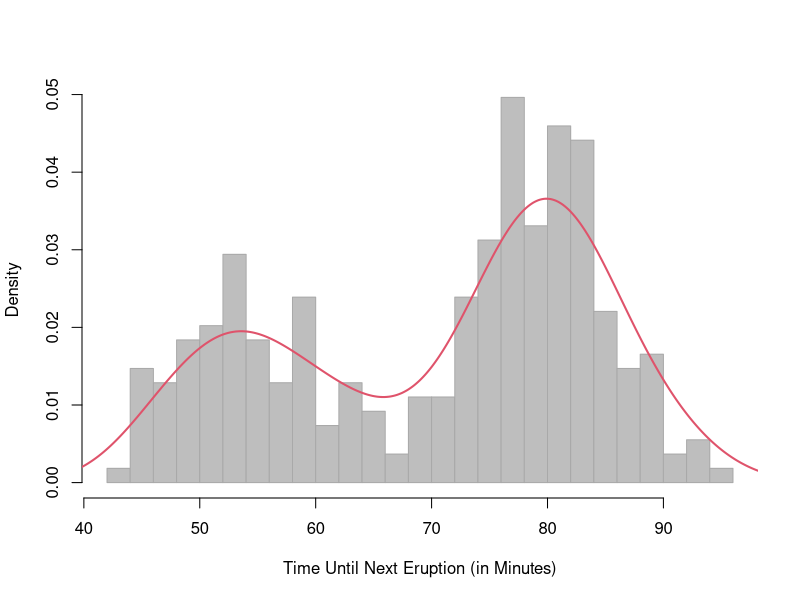
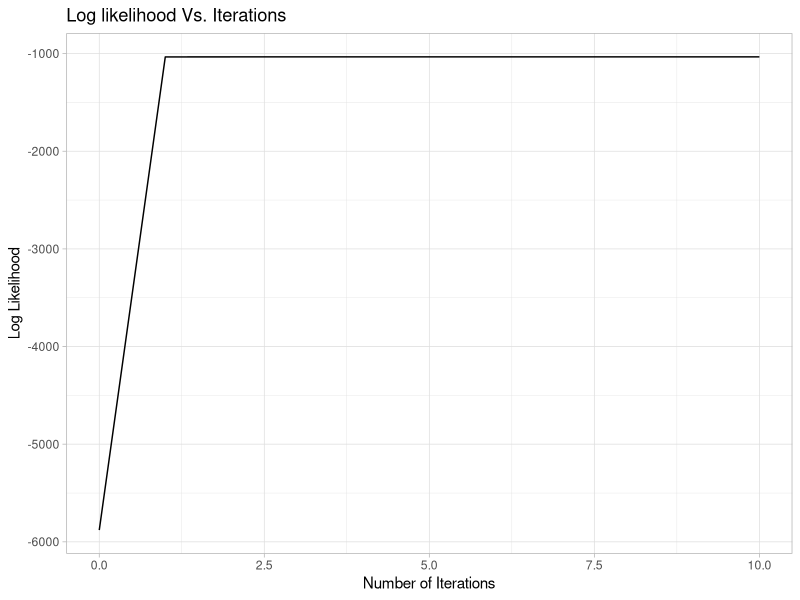
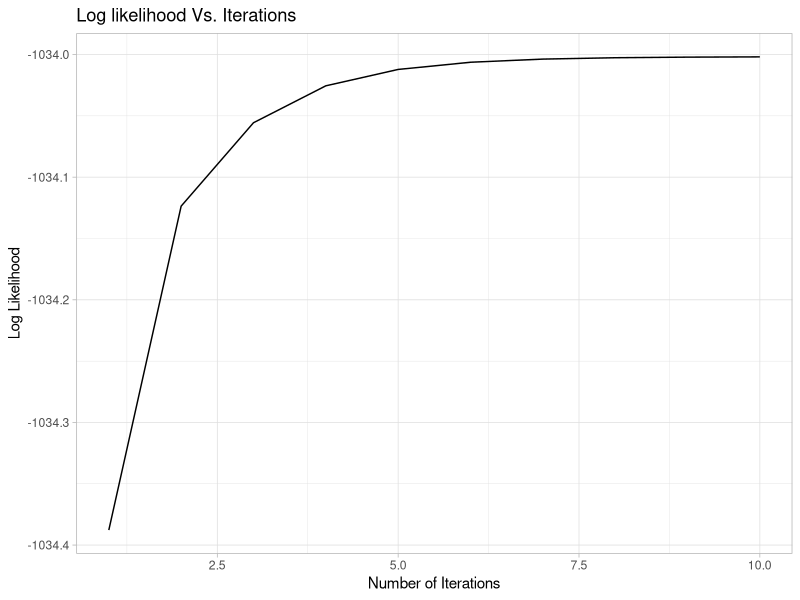
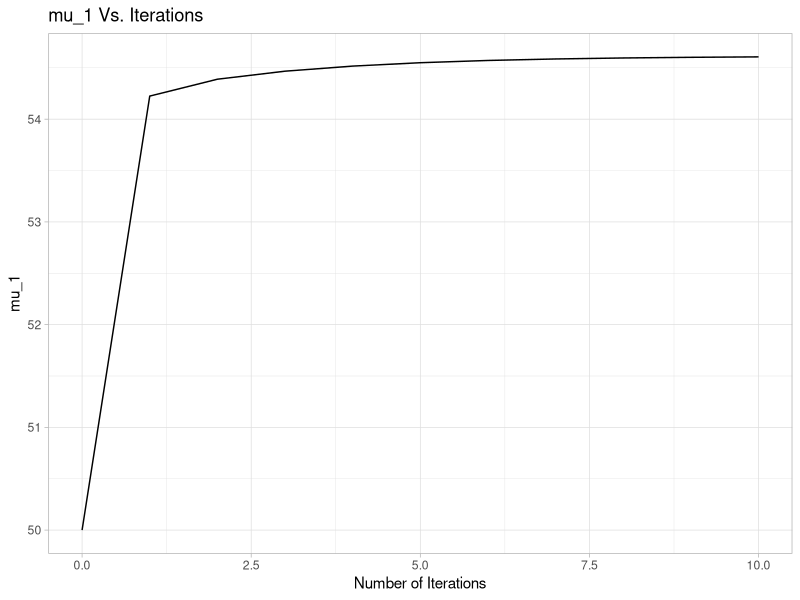
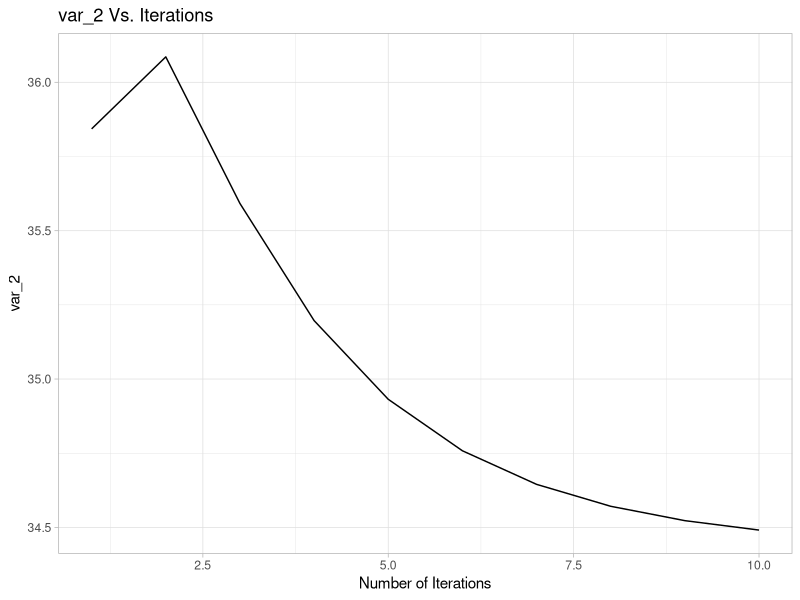
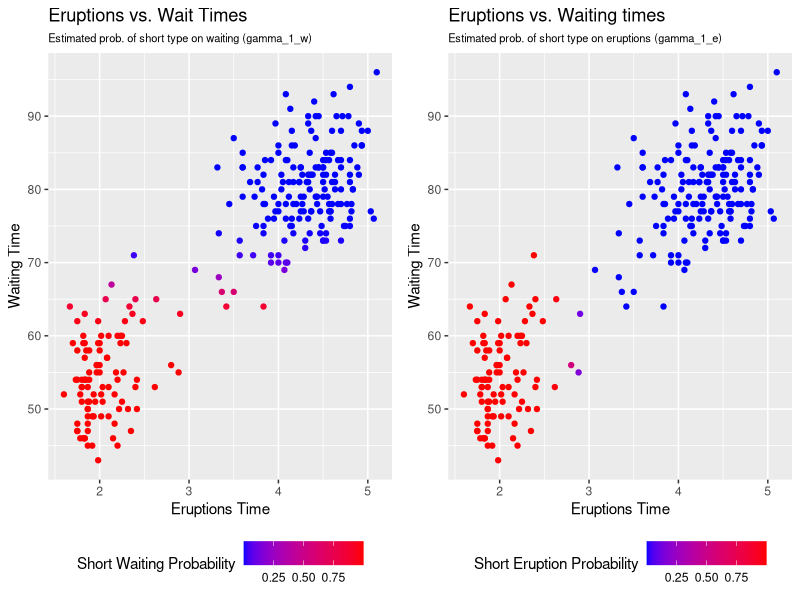
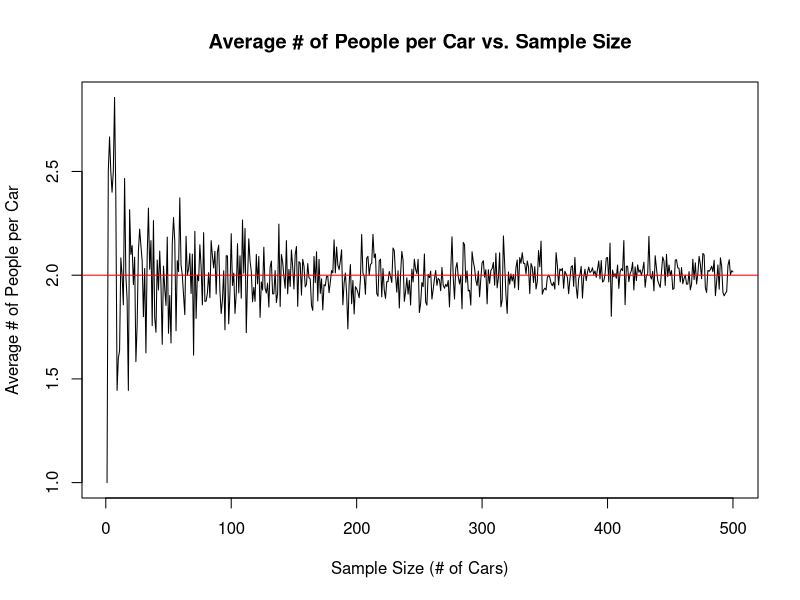
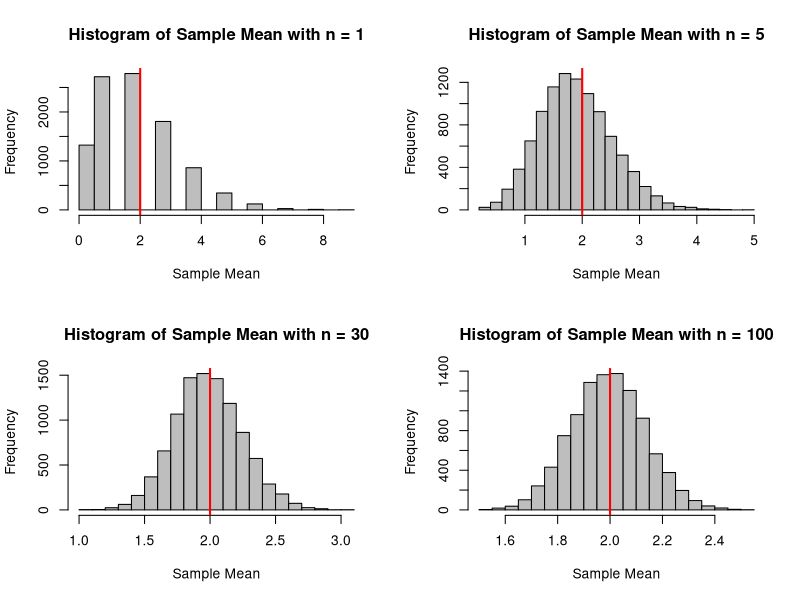

These charts were generated, in order, by the following R code:
## ---- chunk 1
knitr::opts_chunk$set(message=FALSE, tidy.opts=list(width.cutoff=60), tidy=TRUE) 

library(tidyverse)
library(ggplot2)
library(gridExtra)
## ---- chunk 2
data(faithful)


waiting  = as.matrix(faithful[, 2, drop = FALSE])
h <- hist(waiting, col = "grey", bor = "darkgrey", breaks = 24, prob = TRUE, 
          xlab = "Time Until Next Eruption (in Minutes)", main="")
lines(density(waiting), col = 2, lwd = 2)
## ---- chunk 3
#--- WRITE A FUNCTION TO GET LOG LIKELIHOOD WHICH WILL BE PLACED INSIDE THE EM FUNCTION
log_lik <- function(Y, mu_1, mu_2, var_1, var_2, pi_1, pi_2) {
  sum(log(pi_1 * dnorm(Y, mu_1, sd = sqrt(var_1)) + pi_2 * dnorm(Y, mu_2, sd = sqrt(var_2))))
}


## Define the optimization function

em_mixture <- function(starting_values, Y, tol = .0001, maxits = 100) {
  converged <- FALSE
  iter <- 0
  N <- length(Y)
  df <- tibble()

  # initialize starting values
  pi_1 <- starting_values$pi_1
  pi_2 <- starting_values$pi_2
  mu_1 <- starting_values$mu_1
  mu_2 <- starting_values$mu_2
  var_1 <- starting_values$var_1
  var_2 <- starting_values$var_2
  
  # Loop until convergence
  while ((!converged) & (iter < maxits)) {
    # Evaluate the log likelihood at the initial parameters
    ll <- log_lik(Y = Y,
                  pi_1 = pi_1,
                  pi_2 = pi_2,
                  mu_1 = mu_1,
                  mu_2 = mu_2,
                  var_1 = var_1,
                  var_2 = var_2)
    # E-Step
    gamma_1 <- pi_1 * dnorm(Y, mu_1, sd = sqrt(var_1)) /
    (pi_1 * dnorm(Y, mu_1, sd = sqrt(var_1)) + pi_2 * dnorm(Y, mu_2, sd = sqrt(var_2)))
    gamma_2 <- pi_2 * dnorm(Y, mu_2, sd = sqrt(var_2)) /
    (pi_1 * dnorm(Y, mu_1, sd = sqrt(var_1)) + pi_2 * dnorm(Y, mu_2, sd = sqrt(var_2)))

    # Store parameters
    df <- rbind(df,
                tibble(
                  iter = iter,
                  ll = ll,
                  pi_1 = pi_1,
                  pi_2 = pi_2,
                  mu_1 = mu_1,
                  mu_2 = mu_2,
                  var_1 = var_1,
                  var_2 = var_2,
                  gamma_1 = list(gamma_1),
                  gamma_2 = list(gamma_2))
                )
    # M-Step
    pi_1 <- sum(gamma_1)/N
    pi_2 <- sum(gamma_2)/N
    mu_1 <-  sum(Y * gamma_1) / sum(gamma_1)
    mu_2 <-  sum(Y * gamma_2) / sum(gamma_2)
    var_1 <- sum((Y - mu_1)^2 * gamma_1) / sum(gamma_1)
    var_2 <- sum((Y - mu_2)^2 * gamma_2) / sum(gamma_2)
    
    # Evaluate the log likelihood at the new parameter values
    ll.new <- log_lik(Y = Y,
                      pi_1 = pi_1,
                      pi_2 = pi_2,
                      mu_1 = mu_1,
                      mu_2 = mu_2,
                      var_1 = var_1,
                      var_2 = var_2)
    # Once the difference between likelihood in the last iterations, change convergence to finish the loop

    
    if(abs(ll - ll.new) < tol) {
      converged <- TRUE
      }
    # Onto the next iteration
    iter <- iter + 1
    # Give yourself a message to keep track of progress
    cat(paste0("Running iteration ", iter,
               ". Log likelihood changed by ", round(abs(ll - ll.new), 4), "\n"))
    }
  # Return the dataframe with the iterations information
  return(df)
  }


## Define starting values
starting_values <- list(pi_1 = .5, pi_2 = .5, mu_1 = 50, mu_2 = 80, var_1 = 1, var_2 = 1)


## Save the information ir the object em
em <- em_mixture(starting_values = starting_values, Y = waiting)
## ---- chunk 4
### Plot loglikelihood vs iterarions

ggplot(em, aes(x = iter, y = ll)) +
  geom_line() +
  labs(title = "Log likelihood Vs. Iterations",
       x = "Number of Iterations",
       y = "Log Likelihood") +
  theme_light()

### Plot loglikelihood vs iterarions without the first row
em_1 <- em[-1, ]
ggplot(em_1, aes(x = iter, y = ll)) +
  geom_line() +
  labs(title = "Log likelihood Vs. Iterations",
       x = "Number of Iterations",
       y = "Log Likelihood") +
  theme_light()

### Plot mu_1 vs iterarions
ggplot(em, aes(x = iter, y = mu_1)) +
  geom_line() +
  labs(title = "mu_1 Vs. Iterations",
       x = "Number of Iterations",
       y = "mu_1") +
  theme_light()

### Plot var_2 vs iterarions without the first row
ggplot(em_1, aes(x = iter, y = var_2)) +
  geom_line() +
  labs(title = "var_2 Vs. Iterations",
       x = "Number of Iterations",
       y = "var_2") +
  theme_light()

## ---- chunk 5
### Run EM algorithm for eruptions
eruptions = as.matrix(faithful[, 1, drop = FALSE])
starting_values_e <- list(pi_1 = .5, pi_2 = .5, mu_1 = 2, mu_2 = 5, var_1 = 1, var_2 = 1)
em_e <- em_mixture(starting_values = starting_values_e, Y = eruptions)

### Include gamma 1 and gamma 2 for waiting ans eruptions in the data frame
gamma_1_w <- unlist(em[11,9])
gamma_1_e <- unlist(em_e[16,9])
gamma_2_w <- unlist(em[11,10])
gamma_2_e <- unlist(em_e[16,10])
faithful2 <- cbind(faithful, gamma_1_w, gamma_2_w, gamma_1_e, gamma_2_e)

### Correlation
cor(gamma_1_w, gamma_1_e)

cor(gamma_2_w, gamma_2_e)
## ---- chunk 6
### Plot Eruptions vs Waiting with color the points by their estimated probability of membership in the first cluster (short type) on waiting time
plot_w <- ggplot(faithful2,
                 aes(x = eruptions,
                     y = waiting,
                     color = gamma_1_w)) +
  geom_point() +
  labs(title = "Eruptions vs. Wait Times",
       subtitle ="Estimated prob. of short type on waiting (gamma_1_w)",
       x = "Eruptions Time",
       y = "Waiting Time",
       color = "Short Waiting Probability") +
  scale_color_gradient(low = "blue", high = "red")+
  theme(legend.position = "bottom",
        plot.subtitle = element_text(size = 8))

plot_e <- ggplot(faithful2,
                 aes(x = eruptions,
                     y = waiting,
                     color = gamma_1_e)) +
  geom_point() +
  labs(title = "Eruptions vs. Waiting times",
       subtitle ="Estimated prob. of short type on eruptions (gamma_1_e)",
       x = "Eruptions Time",
       y = "Waiting Time",
       color = "Short Eruption Probability"
       ) +
  scale_color_gradient(low = "blue", high = "red")+
  theme(legend.position = "bottom",
        plot.subtitle = element_text(size = 8))

### Arrange plots
gridExtra::grid.arrange(arrangeGrob(plot_w, plot_e, widths = c(1, 1)), ncol = 1)
## ---- chunk 7
set.seed(123)

# Define the rate of the Poisson distribution
lambda <- 2

# Define the number of samples
n_samples <- 500

# Define the number of cars for each sample
n_cars <- 1:n_samples

# Generate the samples
samples <- lapply(n_cars, function(n) rpois(n, lambda))

# Compute the average number of people per car for each sample
avg_people_per_car <- sapply(samples, mean)

# Plot the results
plot(n_cars, avg_people_per_car, type = "l", 
     xlab = "Sample Size (# of Cars)", 
     ylab = "Average # of People per Car", 
     main = "Average # of People per Car vs. Sample Size")
abline(h = lambda, col = "red")

## ---- chunk 8
# Set the seed for reproducibility
set.seed(123)

# Define the sample sizes
n <- c(1, 5, 30, 100)

# Generate the histograms
par(mfrow = c(2, 2))
for (i in 1:length(n)) {
  # Generate the replicates
  replicates <- replicate(10000, mean(rpois(n[i], lambda)))
  
  # Plot the histogram
  hist(replicates, breaks = 20, col = "gray", 
       main = paste0("Histogram of Sample Mean with n = ", n[i]), 
       xlab = "Sample Mean")
  
  # Add a vertical line at the true mean
  abline(v = lambda, col = "red", lwd = 2)
}
## ---- chunk 9
true_mean <- 2
sigma <- sqrt(2)
n_cars <- 100
x_bar <- 1.7

z_score <- (x_bar - true_mean) / (sigma / sqrt(n_cars))

prob <- pnorm(z_score)

cat("The probability of getting a 1.7 or less", prob, "\n")

#Z-score formula solve for a new value, find the score when prob is 0.01

req_xbar <- ( qnorm(0.01) * (sigma / sqrt(n_cars)) ) + true_mean

cat("To ensure the probability stays below 1%, you need to make sure the mean number of people per car is less than or equal to", req_xbar, "\n")
